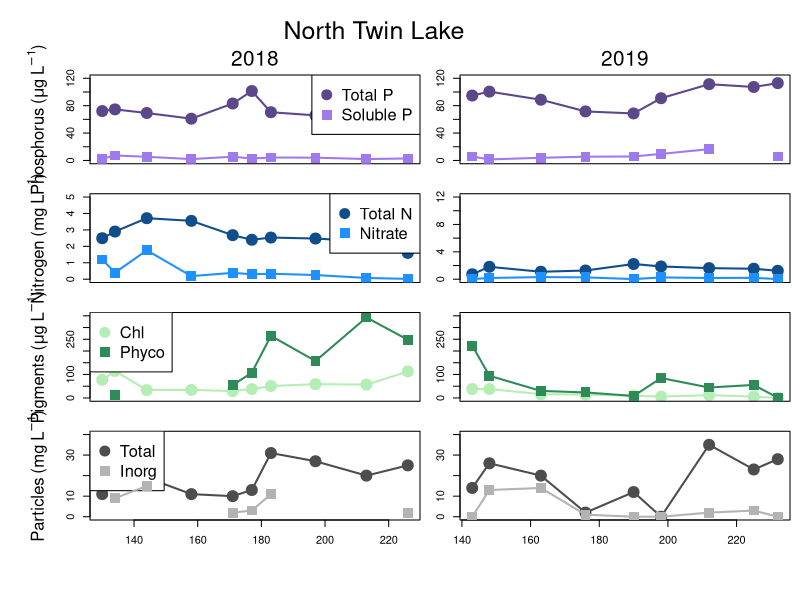
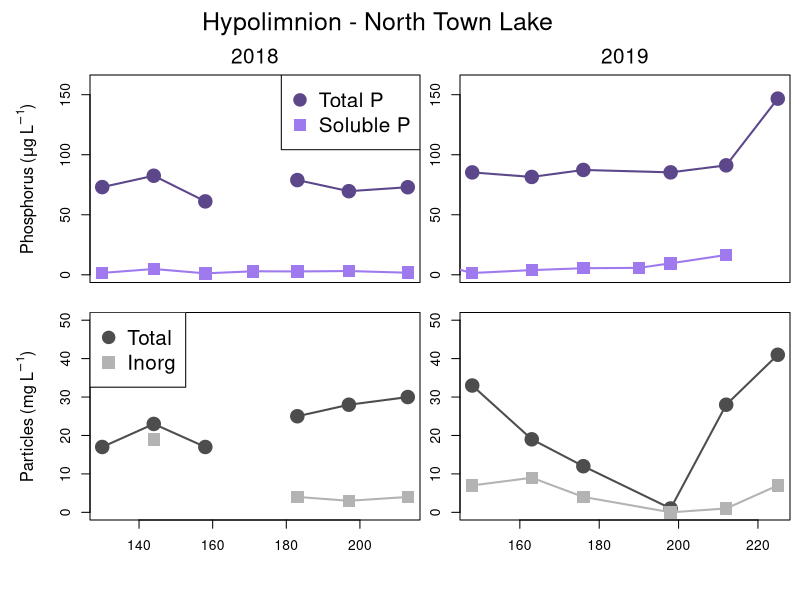
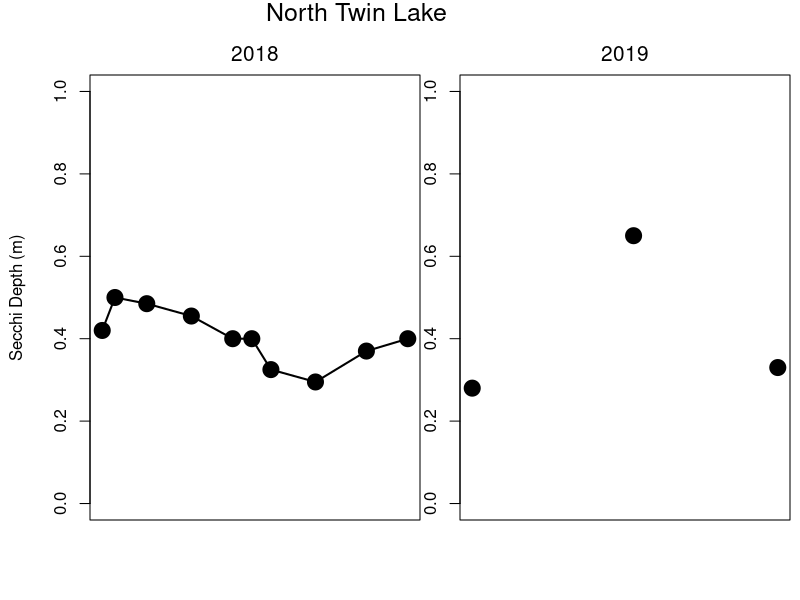

Reproduce these figures in R, in order.
setwd("C:/Users/wilkinso/Box Sync/Carp Removal & Phosphorus Project/Synoptic Sampling/Water Quality Data")

c19 = read.csv("P19_WQ_2019.csv")
c18 = read.csv("P18_WQ_2018.csv")


windows(height=8, width=6)
par(mfrow=c(4,2), omi=c(0.5,0.5,0.75,0.1), mai=c(0.3,0.4,0,0))

#Total P
plot(c18[c18$LakeID==90 & c18$Depth=="Epi", "DOY"], c18[c18$LakeID==90 & c18$Depth=="Epi", "TP_ugL"], 
     type="o", pch=19, col="mediumpurple4", ylim=c(0,120), cex=2, lwd=2, xaxt="n")
mtext(side=3, line=2.5, "                                  North Twin Lake", cex=1.5)
mtext(side=3, line=0.5, "2018", cex=1.25); mtext(side=2, line=3, expression(Phosphorus~"("*mu*g~L^-1*")"))
legend("topright", legend=c("Total P", "Soluble P"), pch=c(19,15), pt.cex=2, col=c("mediumpurple4", "mediumpurple2"), cex=1.5)
points(c18[c18$LakeID==90 & c18$Depth=="Epi", "DOY"], c18[c18$LakeID==90 & c18$Depth=="Epi", "SRP_ugL"], 
       type="o", pch=15, col="mediumpurple2", cex=2, lwd=2)
plot(c19[c19$LakeNumber==90 & c19$Depth=="Epi", "DOY"], c19[c19$LakeNumber==90 & c19$Depth=="Epi", "TP_ugL"], 
     type="o", pch=19, col="mediumpurple4", ylim=c(0,120), cex=2, lwd=2, xaxt="n")
mtext(side=3, line=0.5, "2019", cex=1.25)
points(c19[c19$LakeNumber==90 & c19$Depth=="Epi", "DOY"], c19[c19$LakeNumber==90 & c19$Depth=="Epi", "SRP_ugL"], 
       type="o", pch=15, col="mediumpurple2", cex=2, lwd=2)


#Total N and Nitrate
plot(c18[c18$LakeID==90 & c18$Depth=="Epi", "DOY"], c18[c18$LakeID==90 & c18$Depth=="Epi", "TN_mgL"], 
     type="o", pch=19, col="dodgerblue4", ylim=c(0,5), cex=2, lwd=2, xaxt="n")
mtext(side=2, line=3, expression(Nitrogen~"("*mg~L^-1*")"))
legend("topright", legend=c("Total N", "Nitrate"), pch=c(19,15), pt.cex=2, col=c("dodgerblue4", "dodgerblue1"), cex=1.5)
points(c18[c18$LakeID==90 & c18$Depth=="Epi", "DOY"], c18[c18$LakeID==90 & c18$Depth=="Epi", "Nitrate_mgL"], 
       type="o", pch=15, col="dodgerblue1", ylim=c(0,5), cex=2, lwd=2)
plot(c19[c19$LakeNumber==90 & c19$Depth=="Epi", "DOY"], c19[c19$LakeNumber==90 & c19$Depth=="Epi", "TN_mgL"], 
     type="o", pch=19, col="dodgerblue4", ylim=c(0,12), cex=2, lwd=2, xaxt="n")
points(c19[c19$LakeNumber==90 & c19$Depth=="Epi", "DOY"], c19[c19$LakeNumber==90 & c19$Depth=="Epi", "Nitrate_mgL"], 
       type="o", pch=15, col="dodgerblue1", ylim=c(0,12), cex=2, lwd=2)


#Pigments
plot(c18[c18$LakeID==90 & c18$Depth=="Epi", "DOY"], c18[c18$LakeID==90 & c18$Depth=="Epi", "Chla_ugL"], 
     type="o", pch=19, col="darkseagreen2", ylim=c(0,350), cex=2, lwd=2, xaxt="n")
mtext(side=2, line=3, expression(Pigments~"("*mu*g~L^-1*")"))
legend("topleft", legend=c("Chl", "Phyco"), pch=c(19,15), pt.cex=2, col=c("darkseagreen2", "seagreen4"), cex=1.5)
points(c18[c18$LakeID==90 & c18$Depth=="Epi", "DOY"], c18[c18$LakeID==90 & c18$Depth=="Epi", "Phyco_ugL"], 
       type="o", pch=15, col="seagreen4", cex=2, lwd=2)
plot(c19[c19$LakeNumber==90 & c19$Depth=="Epi", "DOY"], c19[c19$LakeNumber==90 & c19$Depth=="Epi", "Chl_ugL"], 
     type="o", pch=19, col="darkseagreen2", ylim=c(0,350), cex=2, lwd=2, xaxt="n")
points(c19[c19$LakeNumber==90 & c19$Depth=="Epi", "DOY"], c19[c19$LakeNumber==90 & c19$Depth=="Epi", "Phyco_ugL"], 
       type="o", pch=15, col="seagreen4", cex=2, lwd=2)


#TSS and ISS
plot(c18[c18$LakeID==90 & c18$Depth=="Epi", "DOY"], c18[c18$LakeID==90 & c18$Depth=="Epi", "TSS_mgL"], 
     type="o", pch=19, col="gray30", ylim=c(0,40), cex=2, lwd=2)
mtext(side=2, line=3, expression(Particles~"("*mg~L^-1*")"))
legend("topleft", legend=c("Total", "Inorg"), pch=c(19,15), pt.cex=2, col=c("gray30", "gray70"), cex=1.5)
points(c18[c18$LakeID==90 & c18$Depth=="Epi", "DOY"], c18[c18$LakeID==90 & c18$Depth=="Epi", "ISS_mgL"], 
       type="o", pch=15, col="gray70", cex=2, lwd=2)
plot(c19[c19$LakeNumber==90 & c19$Depth=="Epi", "DOY"], c19[c19$LakeNumber==90 & c19$Depth=="Epi", "TSS_mgL"], 
     type="o", pch=19, col="gray30", ylim=c(0,40), cex=2, lwd=2)
points(c19[c19$LakeNumber==90 & c19$Depth=="Epi", "DOY"], c19[c19$LakeNumber==90 & c19$Depth=="Epi", "ISS_mgL"], 
       type="o", pch=15, col="gray70", cex=2, lwd=2)



#HYPOLIMNION
windows(height=6, width=6)
par(mfrow=c(2,2), omi=c(0.5,0.5,0.75,0.1), mai=c(0.3,0.4,0,0))
#Total P
plot(c18[c18$LakeID==90 & c18$Depth=="Hypo", "DOY"], c18[c18$LakeID==90 & c18$Depth=="Hypo", "TP_ugL"], 
     type="o", pch=19, col="mediumpurple4", ylim=c(0,160), cex=2, lwd=2, xaxt="n")
mtext(side=3, line=2.5, "                                   Hypolimnion - North Town Lake", cex=1.5)
mtext(side=3, line=0.5, "2018", cex=1.25); mtext(side=2, line=3, expression(Phosphorus~"("*mu*g~L^-1*")"))
points(c18[c18$LakeID==90 & c18$Depth=="Hypo", "DOY"], c18[c18$LakeID==90 & c18$Depth=="Hypo", "SRP_ugL"], 
       type="o", pch=15, col="mediumpurple2", cex=2, lwd=2)
legend("topright", legend=c("Total P", "Soluble P"), pch=c(19,15), pt.cex=2, col=c("mediumpurple4", "mediumpurple2"), cex=1.5)
plot(c19[c19$LakeNumber==90 & c19$Depth=="Hypo", "DOY"], c19[c19$LakeNumber==90 & c19$Depth=="Hypo", "TP_ugL"], 
     type="o", pch=19, col="mediumpurple4", ylim=c(0,160), cex=2, lwd=2, xaxt="n")
mtext(side=3, line=0.5, "2019", cex=1.25)
points(c19[c19$LakeNumber==90 & c19$Depth=="Epi", "DOY"], c19[c19$LakeNumber==90 & c19$Depth=="Epi", "SRP_ugL"], 
       type="o", pch=15, col="mediumpurple2", cex=2, lwd=2)


#TSS and ISS
plot(c18[c18$LakeID==90 & c18$Depth=="Hypo", "DOY"], c18[c18$LakeID==90 & c18$Depth=="Hypo", "TSS_mgL"], 
     type="o", pch=19, col="gray30", ylim=c(0,50), cex=2, lwd=2)
mtext(side=2, line=3, expression(Particles~"("*mg~L^-1*")"))
points(c18[c18$LakeID==90 & c18$Depth=="Hypo", "DOY"], c18[c18$LakeID==90 & c18$Depth=="Hypo", "ISS_mgL"], 
       type="o", pch=15, col="gray70", cex=2, lwd=2)
legend("topleft", legend=c("Total", "Inorg"), pch=c(19,15), pt.cex=2, col=c("gray30", "gray70"), cex=1.5)
plot(c19[c19$LakeNumber==90 & c19$Depth=="Hypo", "DOY"], c19[c19$LakeNumber==90 & c19$Depth=="Hypo", "TSS_mgL"], 
     type="o", pch=19, col="gray30", ylim=c(0,50), cex=2, lwd=2)
points(c19[c19$LakeNumber==90 & c19$Depth=="Hypo", "DOY"], c19[c19$LakeNumber==90 & c19$Depth=="Hypo", "ISS_mgL"], 
       type="o", pch=15, col="gray70", cex=2, lwd=2)


# SECCHI DATA
windows(height=3.5, width=6)
par(mfrow=c(1,2), omi=c(0.5,0.5,0.75,0.1), mai=c(0.3,0.4,0,0))
plot(c18[c18$LakeID==90 & c18$Depth=="Epi", "DOY"], c18[c18$LakeID==90 & c18$Depth=="Epi", "Secchi_m"], 
     type="o", pch=19, col="black", ylim=c(0,1), cex=2, lwd=2, xaxt="n")
mtext(side=3, line=2.5, "                             North Twin Lake", cex=1.5)
mtext(side=3, line=0.5, "2018", cex=1.25); mtext(side=2, line=3, expression(Secchi~Depth~"("*m*")"))

plot(c19[c19$LakeNumber==90 & c19$Depth=="Epi", "DOY"], c19[c19$LakeNumber==90 & c19$Depth=="Epi", "Secchi_m"], 
     type="o", pch=19, col="black", ylim=c(0,1), cex=2, lwd=2, xaxt="n")
mtext(side=3, line=0.5, "2019", cex=1.25)
